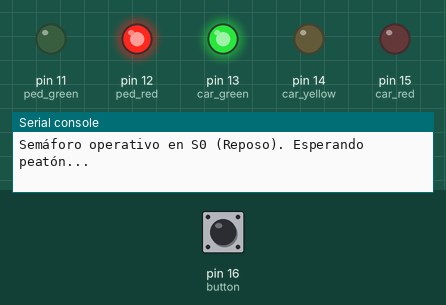
Simulated run of this program. Board: MicroPython board. Parts: output pins drawn as LEDs (lit = HIGH), the last lines printed to the serial console. The inputs (shaded band) are chosen by the test bench; at power-on: pin 16 (button) HIGH.

Above: at 1.2 s.
1.3 s: pin 16 (button) pulled LOW for 0.15 s
At 1.8 s:
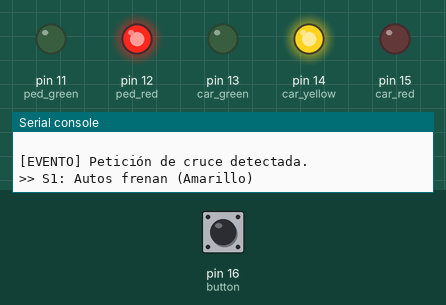
At 10.0 s:
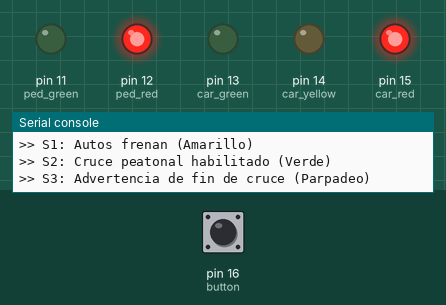
10.4 s: pin 16 (button) pulled LOW for 1 s
At 12.4 s:
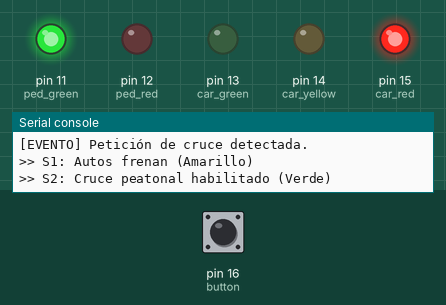
Timing chart, 0 to 20.4 s (numbered marks = the images above; inputs shaded):
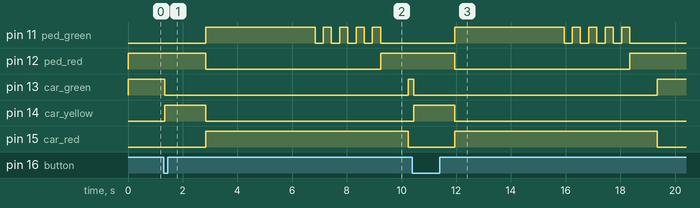

The program:

03_semaforo_peatonal.py
```python
from machine import Pin
from time import sleep_ms

# Constantes de tiempo (en milisegundos)
TRANSITION_MS = 1500  # Duración luz amarilla autos
CROSSING_MS = 4000    # Duración verde peatonal fijo
BLINK_TIMES = 4       # Cantidad de parpadeos de desalojo peatonal
BLINK_MS = 300        # Duración de cada fase de parpadeo
RECOVERY_MS = 1000    # Pausa de seguridad antes de reactivar verde autos

# Mapeo de pines (Etapa A y B)
car_red = Pin(15, Pin.OUT)
car_yellow = Pin(14, Pin.OUT)
car_green = Pin(13, Pin.OUT)

ped_red = Pin(12, Pin.OUT)
ped_green = Pin(11, Pin.OUT)

button = Pin(16, Pin.IN, Pin.PULL_UP)

def set_lights(car_r, car_y, car_g, ped_r, ped_g):
    """
    Controlador de salidas con guarda de seguridad (Invariante).
    Verifica que autos y peatones NUNCA tengan verde simultáneamente.
    """
    if car_g and ped_g:
        print("[ALERTA CRÍTICA] Invariante violada: ambos verdes activos. Cambio descartado.")
        return

    car_red.value(car_r)
    car_yellow.value(car_y)
    car_green.value(car_g)
    ped_red.value(ped_r)
    ped_green.value(ped_g)

# Capa de abstracción
def cars_go():
    # Autos Verde / Peatones Rojo (S0 Reposo)
    set_lights(0, 0, 1, 1, 0)

def cars_prepare_to_stop():
    # Autos Amarillo / Peatones Rojo (S1 Transición)
    set_lights(0, 1, 0, 1, 0)

def pedestrians_go():
    # Autos Rojo / Peatones Verde (S2 Cruce)
    set_lights(1, 0, 0, 0, 1)

def pedestrians_hurry():
    # Autos Rojo / Peatones Verde parpadeando (S3 Fin/Desalojo)
    for _ in range(BLINK_TIMES):
        ped_green.value(0)
        sleep_ms(BLINK_MS)
        ped_green.value(1)
        sleep_ms(BLINK_MS)
    ped_green.value(0)
    ped_red.value(1)

def crossing_sequence():
    """Ejecución secuencial de la máquina de estados"""
    print(">> S1: Autos frenan (Amarillo)")
    cars_prepare_to_stop()
    sleep_ms(TRANSITION_MS)

    print(">> S2: Cruce peatonal habilitado (Verde)")
    pedestrians_go()
    sleep_ms(CROSSING_MS)

    print(">> S3: Advertencia de fin de cruce (Parpadeo)")
    pedestrians_hurry()

    # Tiempo de guarda de seguridad
    sleep_ms(RECOVERY_MS)

    print(">> S0: Retorno a reposo vehicular")
    cars_go()

# Inicialización en S0
cars_go()
last = 1
print("Semáforo operativo en S0 (Reposo). Esperando peatón...")

while True:
    now = button.value()

    # Detección con debounce por software
    if last == 1 and now == 0:
        sleep_ms(30)
        if button.value() == 0:
            print("\n[EVENTO] Petición de cruce detectada.")
            crossing_sequence()

            # Esperar a que suelte el botón
            while button.value() == 0:
                sleep_ms(10)

    last = now
    sleep_ms(10)
```

Measured:
- after the input at 1.3 s, pin 11 (ped_green): LOW → HIGH after 1.5 s, then repeats every 0.60 s: LOW 0.30 s, HIGH 0.30 s, until it stays LOW from 9.2 s; pin 12 (ped_red): HIGH → LOW after 1.5 s, → HIGH 6.4 s later
- after the input at 10.4 s, pin 11 (ped_green): LOW → HIGH after 1.5 s, then repeats every 0.60 s: LOW 0.30 s, HIGH 0.30 s, until it stays LOW from 18.3 s; pin 12 (ped_red): HIGH → LOW after 1.5 s, → HIGH 6.4 s later
